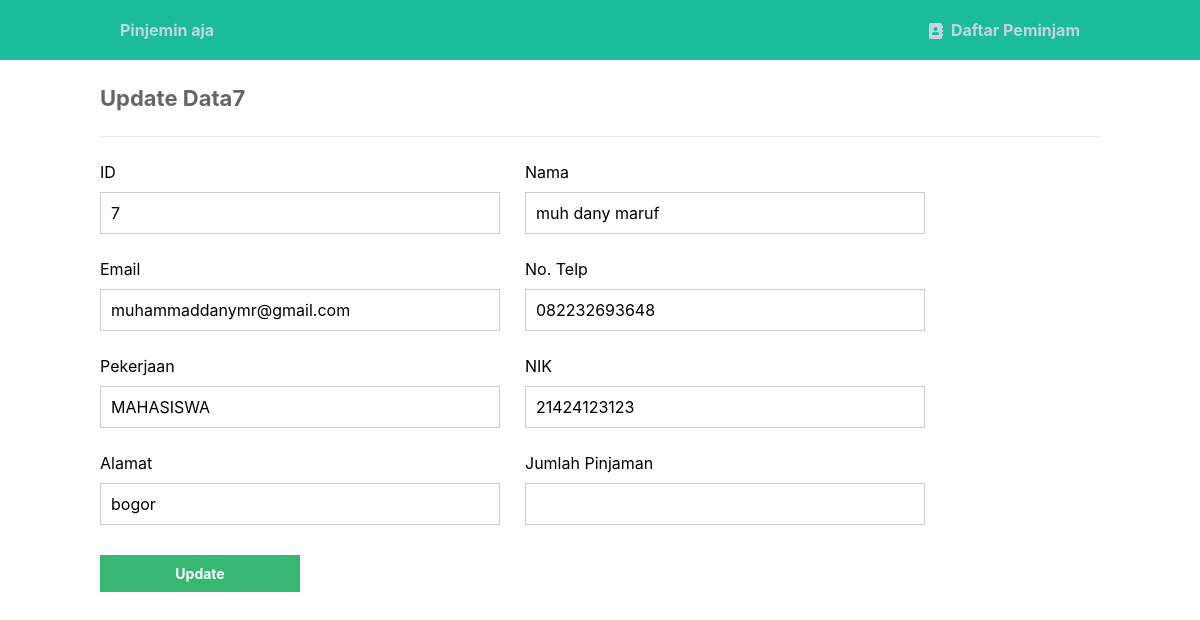
The app's page /table_pinjem/update.php?id=7 with its own data.
### tables this page shows
CREATE TABLE `kontak` (
  `id` int(11) NOT NULL,
  `nama` varchar(50) NOT NULL,
  `email` varchar(50) NOT NULL,
  `notelp` varchar(30) NOT NULL,
  `pekerjaan` varchar(50) NOT NULL,
  `nik` varchar(16) NOT NULL,
  `alamat` varchar(255) NOT NULL,
  `pinjaman` varchar(255) NOT NULL
);

### table_pinjem/update.php (the view, shortened to what this page needs)
<?php
include 'functions.php';
$pdo = pdo_connect_mysql();
if (isset($_GET['id'])) {
    $stmt = $pdo->prepare('SELECT * FROM kontak WHERE id = ?');
    $stmt->execute([$_GET['id']]);
    $contact = $stmt->fetch(PDO::FETCH_ASSOC);
} else {
    exit('No ID specified!');
}
?>
<?= template_header('Read') ?>
<div class="content update">
    <h2>Update Data<?= $contact['id'] ?></h2>
    <form action="update.php?id=<?= $contact['id'] ?>" method="post">
        <label for="id">ID</label>
        <label for="nama">Nama</label>
        <input type="text" name="id" value="<?= $contact['id'] ?>" id="id">
        <input type="text" name="nama" value="<?= $contact['nama'] ?>" id="nama">
        <label for="email">Email</label>
        <label for="notelp">No. Telp</label>
        <input type="text" name="email" value="<?= $contact['email'] ?>" id="email">
        <input type="text" name="notelp" value="<?= $contact['notelp'] ?>" id="notelp">
        <label for="pekerjaan">Pekerjaan</label>
        <label for="nik">NIK</label>
        <input type="text" name="pekerjaan" value="<?= $contact['pekerjaan'] ?>" id="title">
        <input type="number" name="nik" value="<?= $contact['nik'] ?>" id="nik">
        <label for="alamat">Alamat</label>
        <label for="pinjaman">Jumlah Pinjaman</label>
        <input type="text" name="alamat" value="<?= $contact['alamat'] ?>" id="alamat">
        <input type="number" name="pinjaman" value="<?= $contact['pinjaman'] ?>" id="pinjaman">
        <input type="submit" value="Update">
    </form>
</div>
<?= template_footer() ?>

### table_pinjem/style.css (style rules this page uses)
* { box-sizing: border-box; font-family: -apple-system, BlinkMacSystemFont, "segoe ui", roboto, oxygen, ubuntu, cantarell, "fira sans", "droid sans", "helvetica neue", Arial, sans-serif; font-size: 16px; -webkit-font-smoothing: antialiased; -moz-osx-font-smoothing: grayscale; }
body { background-color: #FFFFFF; margin: 0; }
.content { width: 1000px; margin: 0 auto; }
.content h2 { margin: 0; padding: 25px 0; font-size: 22px; border-bottom: 1px solid #ebebeb; color: #666666; }
.update form { padding: 15px 0; display: flex; flex-flow: wrap; }
.update form label { display: inline-flex; width: 400px; padding: 10px 0; margin-right: 25px; }
.update form input { padding: 10px; width: 400px; margin-right: 25px; margin-bottom: 15px; border: 1px solid #cccccc; }
.update form input[type="submit"] { display: block; background-color: #38b673; border: 0; font-weight: bold; font-size: 14px; color: #FFFFFF; cursor: pointer; width: 200px; margin-top: 15px; }

### records on screen
kontak: id "7", nama "muh dany maruf", email "muhammaddanymr@gmail.com", notelp "082232693648", pekerjaan "MAHASISWA", nik "21424123123", alamat "bogor"
